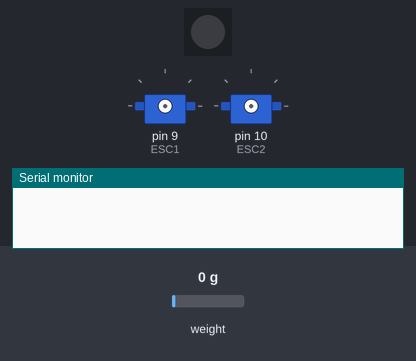
Simulated run of this sketch. Board: Arduino Mega 2560, built with avr-gcc and run on an emulated ATmega2560. Shown: 1 RGB LEDs in strip order, left to right, 2 × servo, the last lines printed to the serial monitor. Inputs (shaded band) come from the test bench; at power-on: weight on the scale 0 g. Dim RGB values are drawn brighter than linear.

Above: at 0.1 s.
At 5.1 s:
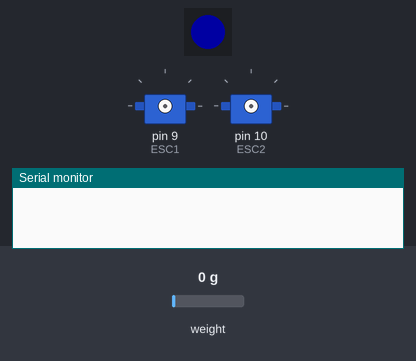
At 10.1 s:
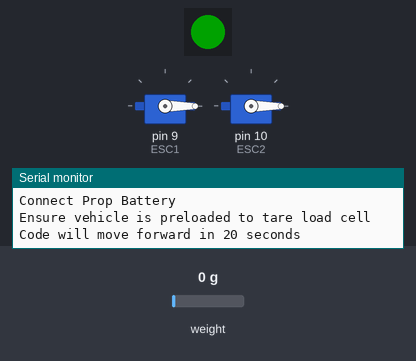
At 32.1 s:
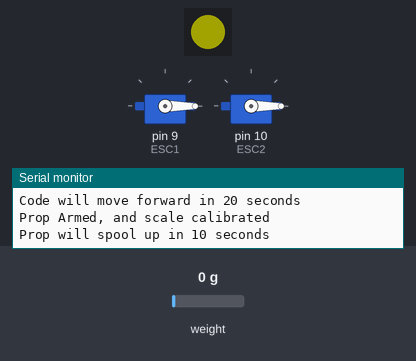
At 42.1 s:
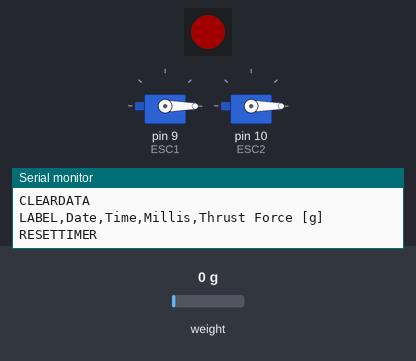
At 77.9 s:
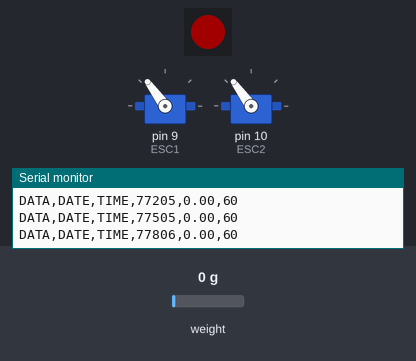
Timing chart, 0 to 79.4 s (numbered marks = the images above):
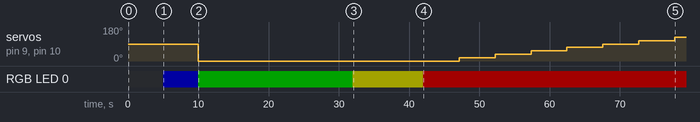

Measured:
- by itself, RGB LED 0: off → RGB(0, 0, 35) at 5.0 s, → RGB(0, 35, 0) 5.0 s later, → RGB(35, 35, 0) 22.0 s later, → RGB(35, 0, 0) 10.0 s later
- by itself, servo on pin 9 (ESC1), servo on pin 10 (ESC2): 90° → 0° at 10.0 s, → 18° 37.1 s later, → 36° 5.1 s later, → 54° 5.1 s later, … (8 changes in this stretch)

The sketch:

thrust_stand_ops_V2.ino
```cpp
#include "HX711.h"
#include <Servo.h>
#include <Adafruit_NeoPixel.h>

#define PIN 40 // On Trinket or Gemma, suggest changing this to 1
#define NUMPIXELS 1 // Popular NeoPixel ring size

HX711 thruststand;
Adafruit_NeoPixel pixels(NUMPIXELS, PIN, NEO_GRB + NEO_KHZ800);
Servo ESC1;
Servo ESC2;

uint8_t dataPin  = 2;
uint8_t clockPin = 3;

unsigned long endTime = 0;

void setThrottle1(int throttle)
{
  throttle = map(throttle, 0, 100, 1000, 2000);
  ESC1.writeMicroseconds(throttle);
}

void setThrottle2(int throttle)
{
  throttle = map(throttle, 0, 100, 1000, 2000);
  ESC2.writeMicroseconds(throttle);
}

void throttleLoop(int throttle, int runTime)
{
  unsigned long startTime = millis();
  endTime = startTime;
  setThrottle1(throttle);
  setThrottle2(throttle);
  while((endTime - startTime) <= runTime)
  {
    Serial.println( (String) "DATA,DATE,TIME," + millis() + "," + thruststand.get_units(3) + "," + throttle );
    endTime = millis();
  }
}

void setup()
{
  delay(5000);

  pixels.begin(); // INITIALIZE NeoPixel strip object (REQUIRED)
  pixels.clear(); // Set all pixel colors to 'off'
  pixels.setPixelColor(0, pixels.Color(0, 0, 35));
  pixels.show();   // Send the updated pixel colors to the hardware.

  delay(5000);

  Serial.begin(115200);
  Serial.println("Starting serial comms");
  thruststand.begin(dataPin, clockPin);

  ESC1.attach(9, 1000, 2000);
  ESC2.attach(10, 1000, 2000);

  setThrottle1(0); // Set throttle to 0%
  setThrottle2(0); // Set throttle to 0%
  Serial.println("Throttle LOW");

  Serial.println("\nConnect Prop Battery");

  Serial.println("\nEnsure vehicle is preloaded to tare load cell");

  Serial.println("\nCode will move forward in 20 seconds");

  pixels.setPixelColor(0, pixels.Color(0, 35, 0));
  pixels.show(); // Send the updated pixel colors to the hardware.

  delay(20000);

  Serial.println("Prop Armed, and scale calibrated");

  thruststand.tare(20);
  thruststand.set_scale(944.14);

  pixels.setPixelColor(0, pixels.Color(35, 35, 0));
  pixels.show(); // Send the updated pixel colors to the hardware.

  Serial.println("\nProp will spool up in 10 seconds");
  delay(10000);

  pixels.setPixelColor(0, pixels.Color(35, 0, 0));
  pixels.show(); // Send the updated pixel colors to the hardware.

  Serial.println("CLEARDATA");
  Serial.println("LABEL,Date,Time,Millis,Thrust Force [g]");
  Serial.println("RESETTIMER");
}

void loop()
{
  throttleLoop(0, 5000);
  throttleLoop(10, 5000);
  throttleLoop(20, 5000);
  throttleLoop(30, 5000);
  throttleLoop(40, 5000);
  throttleLoop(50, 5000);
  throttleLoop(60, 5000);
  throttleLoop(70, 5000);
  throttleLoop(80, 5000);
  throttleLoop(90, 5000);
  throttleLoop(100, 5000);

  throttleLoop(95, 5000);
  throttleLoop(100, 5000);
  throttleLoop(90, 5000);
  throttleLoop(100, 5000);
  throttleLoop(85, 5000);
  throttleLoop(100, 5000);
  throttleLoop(80, 5000);
  throttleLoop(100, 5000);
  throttleLoop(75, 5000);
  throttleLoop(100, 5000);

  throttleLoop(0, 10000);
  throttleLoop(100, 5000);
  throttleLoop(0, 10000);
  throttleLoop(75, 5000);
  throttleLoop(0, 100000);
}
```
